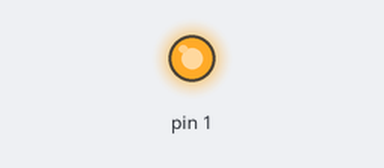
Recording of a sketch running on a simulated Arduino Uno, built with avr-gcc and run on an emulated ATmega328P. Shown: output pins drawn as LEDs (lit = HIGH).

Above: at 0.1 s.
Timing chart, 0 to 1.6 s (numbered marks = the images above):
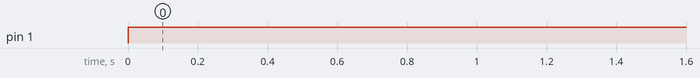

The sketch:

mainCode.ino
```cpp
#include "selfTest.h"
//#include accelCalibration.h
//#include stepTracker.h
//#include walkingPace.h

ST test(1);

void setup() {
  // put your setup code here, to run once:

}

void loop() {
  // put your main code here, to run repeatedly:
  test.beginST();
}
```

accelCalibration.cpp
```cpp

```

selfTest.cpp
```cpp
#include <Arduino.h>
#include "selfTest.h"

ST::ST(int pin) {
  pinMode(pin, OUTPUT);
  pin_ = pin;
}

void ST::beginST() {
  digitalWrite(pin_, HIGH);
}
```

selfTest.h
```cpp
//Code for self-test routine here
#ifndef SELFTEST_H
#define SELFTEST_H

#include <Arduino.h>

class ST {
  public:
    ST(int pin);
    void beginST();

  private:
    int pin_;
};

#endif
```

stepTracker.cpp
```cpp

```

walkingPace.cpp
```cpp

```

Measured:
- by itself, pin 1: LOW → HIGH at 0.00 s
